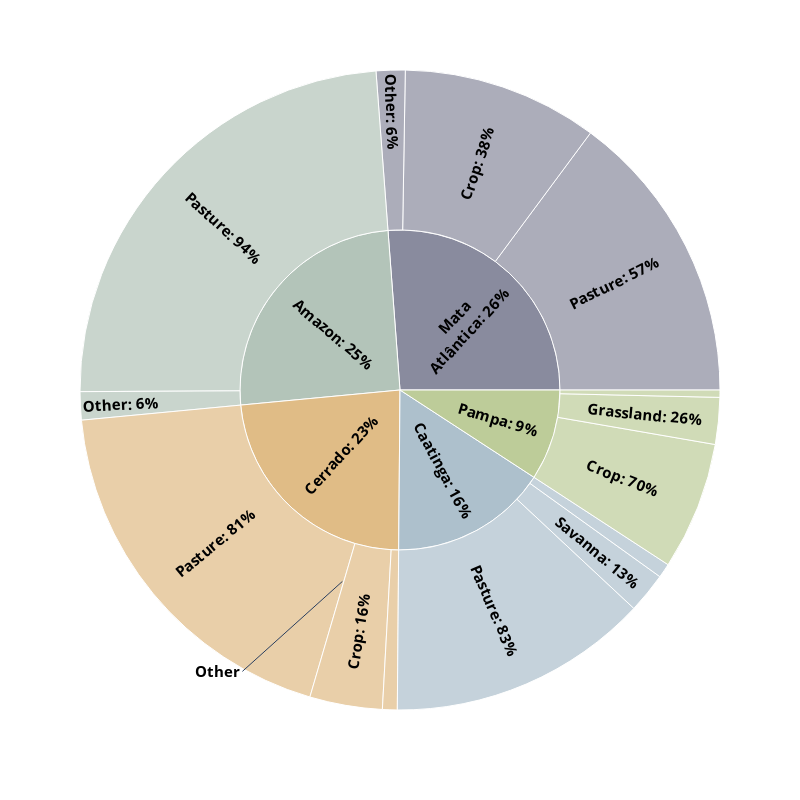

Notebook source saved alongside this figure:
### Code cell
# df = px.data.tips()
fig = px.sunburst(count_df_complete, path=['Bioma', 'lulc_class_name'], values='Count',
                color='Bioma',
                color_discrete_sequence=["#e0bc86","#898b9e", "#bdcc99", '#b3c4b9',"#adc0cc" ],
                  width=800, height=800)
fig.update_layout(uniformtext=dict(minsize=15, mode='hide'))

fig.add_annotation(
    text='<b>Other</b>',
    xanchor='right',
    x=0.41, y=0.21,
    ax=-100, ay=90,
    font_color='black',
    font_size=15)

fig.update_traces(
    texttemplate='<b>%{label}: %{percentParent}</b>', 
    textfont_color='black',
    insidetextorientation='radial'
    # textinfo="label+percent parent"
)

fig.show()
# fig.write_image('/home/ksolvik/research/reservoirs/figs/ch0/sunburst.svg')
# fig.write_image('/home/ksolvik/research/reservoirs/figs/ch0/sunburst.png')

### Figure 1 — Plotly figure (JSON) as saved in the notebook; plotly's stock layout.template omitted (floating-point values rounded to 4 significant figures)
{"data": [{"branchvalues": "total", "customdata": [["Cerrado"], ["Mata<br>Atlântica"], ["Pampa"], ["Pampa"], ["Amazon"], ["Pampa"], ["Mata<br>Atlântica"], ["Amazon"], ["Caatinga"], ["Cerrado"], ["Caatinga"], ["Cerrado"], ["Mata<br>Atlântica"], ["Caatinga"], ["Amazon"], ["Mata<br>Atlântica"], ["Caatinga"], ["Cerrado"], ["Pampa"]], "domain": {"x": [0, 1], "y": [0, 1]}, "hovertemplate": "labels=%{label}<br>Count=%{value}<br>parent=%{parent}<br>id=%{id}<br>Bioma=%{customdata[0]}<extra></extra>", "ids": ["Cerrado/Crop", "Mata<br>Atlântica/Crop", "Pampa/Crop", "Pampa/Grassland", "Amazon/Other", "Pampa/Other", "Mata<br>Atlântica/Other", "Amazon/Pasture", "Caatinga/Other", "Cerrado/Other", "Caatinga/Pasture", "Cerrado/Pasture", "Mata<br>Atlântica/Pasture", "Caatinga/Savanna", "Amazon", "Mata<br>Atlântica", "Caatinga", "Cerrado", "Pampa"], "insidetextorientation": "radial", "labels": ["Crop", "Crop", "Crop", "Grassland", "Other", "Other", "Other", "Pasture", "Other", "Other", "Pasture", "Pasture", "Pasture", "Savanna", "Amazon", "Mata<br>Atlântica", "Caatinga", "Cerrado", "Pampa"], "marker": {"colors": ["#e0bc86", "#898b9e", "#bdcc99", "#bdcc99", "#b3c4b9", "#bdcc99", "#898b9e", "#b3c4b9", "#adc0cc", "#e0bc86", "#adc0cc", "#e0bc86", "#898b9e", "#adc0cc", "#b3c4b9", "#898b9e", "#adc0cc", "#e0bc86", "#bdcc99"]}, "name": "", "parents": ["Cerrado", "Mata<br>Atlântica", "Pampa", "Pampa", "Amazon", "Pampa", "Mata<br>Atlântica", "Amazon", "Caatinga", "Cerrado", "Caatinga", "Cerrado", "Mata<br>Atlântica", "Caatinga", "", "", "", "", ""], "textfont": {"color": "black"}, "texttemplate": "<b>%{label}: %{percentParent}</b>", "type": "sunburst", "values": [45734, 123316, 80641, 29424, 17734, 4593, 18235, 297939, 9007, 9296, 164354, 236394, 185225, 25483, 315673, 326776, 198844, 291424, 114658]}], "layout": {"annotations": [{"ax": -100, "ay": 90, "font": {"color": "black", "size": 15}, "text": "<b>Other</b>", "x": 0.41, "xanchor": "right", "y": 0.21}], "height": 800, "legend": {"tracegroupgap": 0}, "margin": {"t": 60}, "sunburstcolorway": ["#e0bc86", "#898b9e", "#bdcc99", "#b3c4b9", "#adc0cc"], "uniformtext": {"minsize": 15, "mode": "hide"}, "width": 800}}
